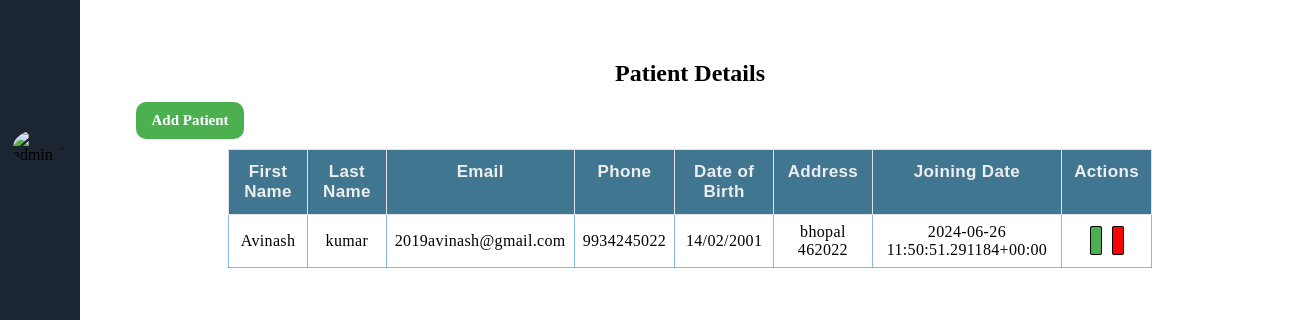
Page /hms_admin/patient_details (signed in) on the committed database.
### patient/models.py (models this page shows, shortened)
class patient_register(models.Model):
    First_name=models.CharField(max_length=50,default="")
    Last_name=models.CharField(max_length=50,default="")
    Email=models.CharField(max_length=30)
    Phone=models.CharField(max_length=40,default="")
    Password=models.CharField(max_length=20,default="")
    DOB=models.CharField(max_length=10,default="")
    Address=models.CharField(max_length=30,default="")
    Image=models.ImageField(upload_to='Image/',default="https://img.freepik.com/free-vector/user-circles-set_78370-4704.jpg?size=626&ext=jpg&ga=GA1.1.199161677.1717694373&semt=ais_user")
    Date_time=models.CharField(max_length=50,default=now)

### hms_admin/views.py (the view)
# urls.py: path('patient_details',views.patient_details,name="patient_details"),
def patient_details(request):
    username = request.session.get('username')
    if username:
        patients=patient_register.objects.all()
        return render(request,"patient_detail.html",{'patients':patients})
    else:
        return redirect('hms_admin')

### hms_admin/templates/patient_detail.html (shortened to what this page needs)
{% extends 'hms_dashboard.html' %}
{% block content %}
<div class="main-content">
    <div class="container">
        <div class="patient-datails-outer">
            <div class="patient-datails-inner">
                <h2>Patient Details</h2>
                <a href="patient_add" class="add-patient" id="add">Add Patient</a>
                <table class="table">
                    <thead>
                        <tr>
                            <th>First Name</th>
                            <th>Last Name</th>
                            <th>Email</th>
                            <th>Phone</th>
                            <th>Date of Birth</th>
                            <th>Address</th>
                            <th>Joining Date</th>
                            <th>Actions</th>
                        </tr>
                    </thead>
                    <tbody>
                        {% for i in patients %}
                        <tr>
                            <td data-label="First Name">{{i.First_name}}</td>
                            <td data-label="Last Name">{{i.Last_name}}</td>
                            <td data-label="Email">{{i.Email}}</td>
                            <td data-label="Phone">{{i.Phone}}</td>
                            <td data-label="Date of Birth">{{i.DOB}}</td>
                            <td data-label="Address">{{i.Address}}</td>
                            <td data-label="Joining Date">{{i.Date_time}}</td>
                            <td data-label="Actions" class="edit-delete-btn">
                                <a href="" class="edit">
                                </a>
                                <a href="" class="trash">
                                </a>
                            </td>
                        </tr>
                        {% endfor %}
                    </tbody>
                </table>
            </div>
        </div>
    </div>
</div>
{% endblock %}

### hms_admin/static/dashboard.css (style rules this page uses)
* { margin: 0; padding: 0; box-sizing: border-box; }
body { overflow-x: hidden; }
.main-content { position: relative; min-height: 100vh; top: 0; left: 80px; transition: all 0.5s ease; width: calc(100%-80px); }
.main-content .container { height: 100%; width: 100%; }
.main-content .patient-datails-outer { height: 100%; width: 100%; padding: 30px; display: flex; justify-content: center; align-items: center; }
.patient-datails-inner { width: 80%; display: grid; place-items: center; padding: 30px; margin-right: 70px; }
.patient-datails-inner h2 { text-align: center; margin-bottom: 15px; }
.table { width: 100%; border-collapse: collapse; }
.table thead { background-color: #417690; }
.table thead tr th { font-size: 17px; font-weight: 700; letter-spacing: 0.35px; color: #eee; opacity: 1; padding: 12px; vertical-align: top; border: 1px solid #dee2ef; font-family: 'popins', sans-serif; }
.table tbody tr td { font-size: 16px; letter-spacing: 0.35px; font-weight: normal; color: black; padding: 8px; text-align: center; border: 1px solid #147ce485; }
.edit-delete-btn { gap: 10px; }
.edit, .trash { text-decoration: none; padding: 5px; border: 1px solid #000; border-radius: 2px; }
.edit { background-color: #4CAF50; }
.trash { background-color: #FF0000; }
.add-patient { padding: 10px 15px; border: none; background: #4CAF50; font-size: 15px; font-weight: bold; position: relative; text-decoration: none; margin-bottom: 10px; right: 500px; border-radius: 10px; color: #fff; }
.trash { margin-left: 10px; }

### rows in the picture
patient_register: First_name "Avinash", Last_name "kumar", Email "2019avinash@gmail.com", Phone "9934245022", DOB "14/02/2001", Address "bhopal 462022", Date_time "2024-06-26 11:50:51.291184+00:00"
